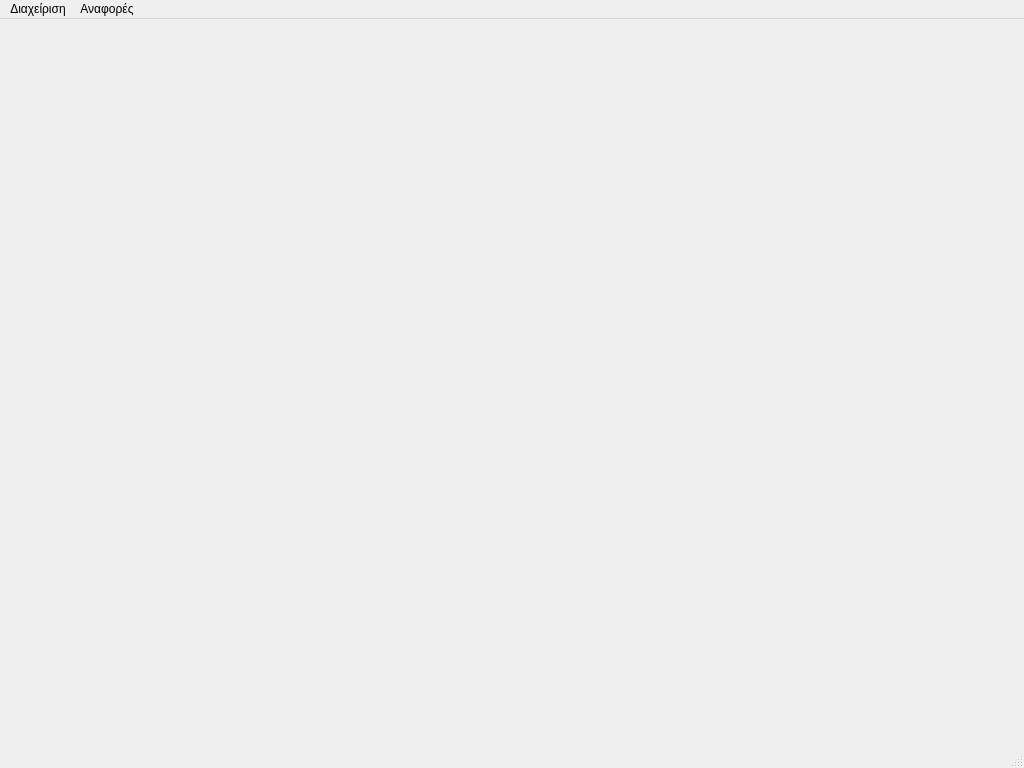
<?xml version="1.0" encoding="UTF-8"?>
<ui version="4.0">
 <class>mainwindowClass</class>
 <widget class="QMainWindow" name="mainwindowClass">
  <property name="geometry">
   <rect>
    <x>0</x>
    <y>0</y>
    <width>1024</width>
    <height>768</height>
   </rect>
  </property>
  <property name="windowTitle">
   <string>Ετικέτες</string>
  </property>
  <widget class="QWidget" name="centralwidget"/>
  <widget class="QMenuBar" name="menubar">
   <property name="geometry">
    <rect>
     <x>0</x>
     <y>0</y>
     <width>1024</width>
     <height>22</height>
    </rect>
   </property>
   <widget class="QMenu" name="menu">
    <property name="title">
     <string>Διαχείριση</string>
    </property>
    <addaction name="action"/>
    <addaction name="action_2"/>
   </widget>
   <widget class="QMenu" name="menu_2">
    <property name="title">
     <string>Αναφορές</string>
    </property>
    <addaction name="actionProduction"/>
    <addaction name="action3A"/>
    <addaction name="actionK_T"/>
   </widget>
   <addaction name="menu"/>
   <addaction name="menu_2"/>
  </widget>
  <widget class="QStatusBar" name="statusbar"/>
  <action name="action">
   <property name="text">
    <string>Ετικέτες</string>
   </property>
  </action>
  <action name="action_2">
   <property name="text">
    <string>Αλλαγή Χειριστή</string>
   </property>
  </action>
  <action name="actionProduction">
   <property name="text">
    <string>Production</string>
   </property>
  </action>
  <action name="action3A">
   <property name="text">
    <string>3A</string>
   </property>
  </action>
  <action name="actionK_T">
   <property name="text">
    <string>K/T</string>
   </property>
  </action>
 </widget>
 <resources/>
 <connections/>
</ui>
